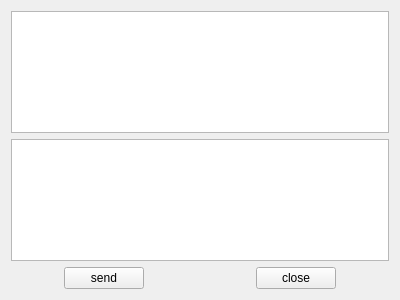
<?xml version="1.0" encoding="UTF-8"?>
<ui version="4.0">
 <class>ServerWidget</class>
 <widget class="QWidget" name="ServerWidget">
  <property name="geometry">
   <rect>
    <x>0</x>
    <y>0</y>
    <width>400</width>
    <height>300</height>
   </rect>
  </property>
  <property name="windowTitle">
   <string>ServerWidget</string>
  </property>
  <layout class="QGridLayout" name="gridLayout">
   <item row="0" column="0" colspan="6">
    <widget class="QTextEdit" name="read">
     <property name="readOnly">
      <bool>true</bool>
     </property>
    </widget>
   </item>
   <item row="1" column="0" colspan="6">
    <widget class="QTextEdit" name="write"/>
   </item>
   <item row="2" column="0">
    <spacer name="horizontalSpacer_3">
     <property name="orientation">
      <enum>Qt::Horizontal</enum>
     </property>
     <property name="sizeHint" stdset="0">
      <size>
       <width>36</width>
       <height>20</height>
      </size>
     </property>
    </spacer>
   </item>
   <item row="2" column="1">
    <widget class="QPushButton" name="ButtonSend">
     <property name="text">
      <string>send</string>
     </property>
    </widget>
   </item>
   <item row="2" column="2">
    <spacer name="horizontalSpacer">
     <property name="orientation">
      <enum>Qt::Horizontal</enum>
     </property>
     <property name="sizeHint" stdset="0">
      <size>
       <width>36</width>
       <height>20</height>
      </size>
     </property>
    </spacer>
   </item>
   <item row="2" column="3">
    <spacer name="horizontalSpacer_2">
     <property name="orientation">
      <enum>Qt::Horizontal</enum>
     </property>
     <property name="sizeHint" stdset="0">
      <size>
       <width>37</width>
       <height>20</height>
      </size>
     </property>
    </spacer>
   </item>
   <item row="2" column="4">
    <widget class="QPushButton" name="ButtonClose">
     <property name="text">
      <string>close</string>
     </property>
    </widget>
   </item>
   <item row="2" column="5">
    <spacer name="horizontalSpacer_4">
     <property name="orientation">
      <enum>Qt::Horizontal</enum>
     </property>
     <property name="sizeHint" stdset="0">
      <size>
       <width>36</width>
       <height>20</height>
      </size>
     </property>
    </spacer>
   </item>
  </layout>
 </widget>
 <layoutdefault spacing="6" margin="11"/>
 <resources/>
 <connections/>
</ui>
